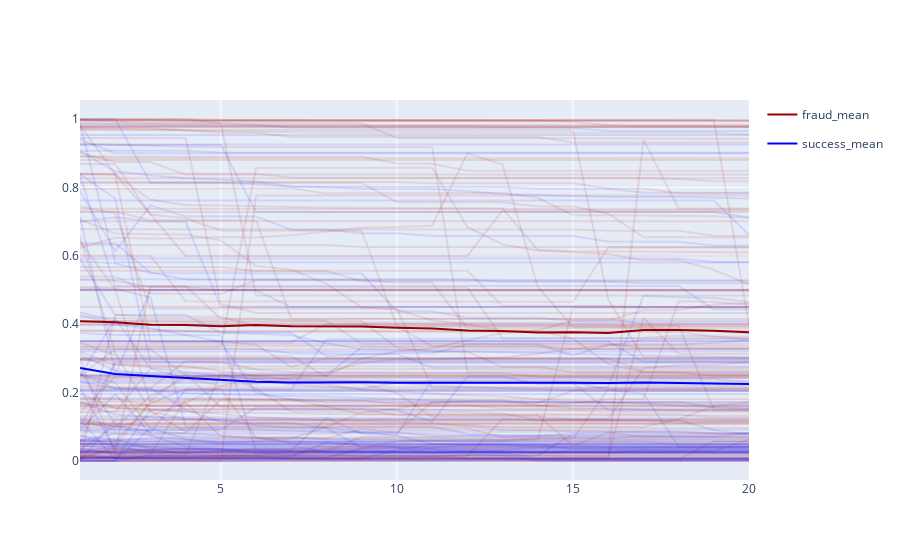

Notebook source saved alongside this figure:
### Markdown cell above
### Biggest holders

### Code cell
plot_series(df_big_holder_20, df_info)
